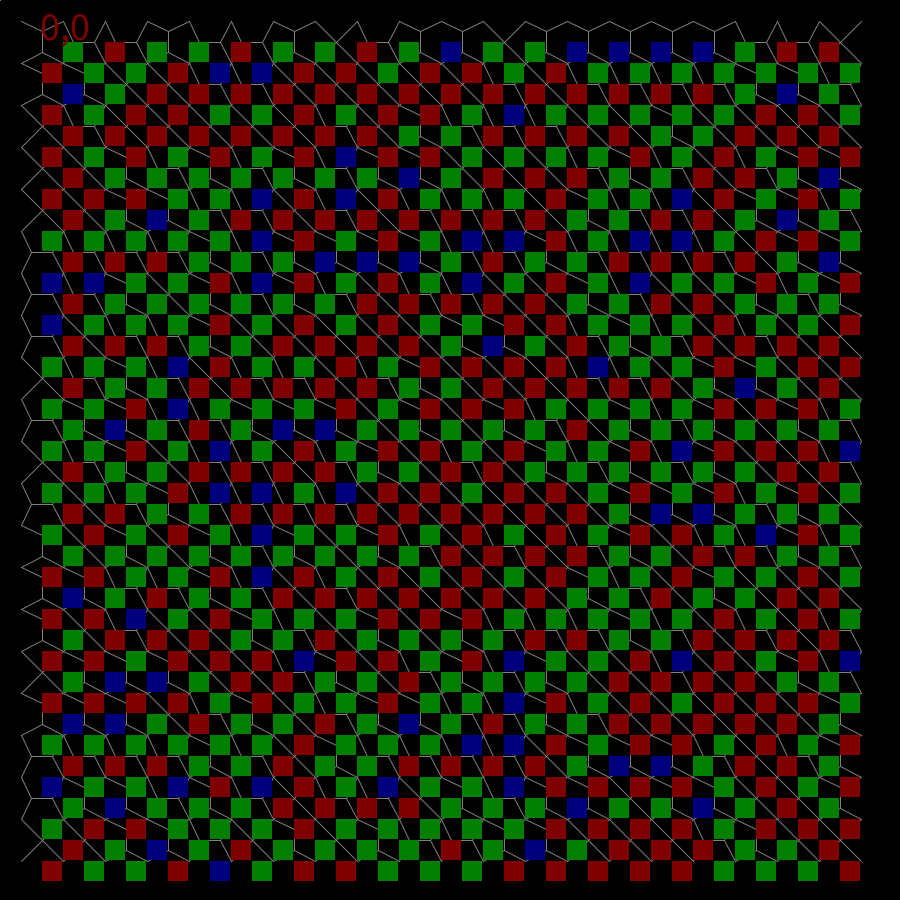
Frame 1 (no input)
Frame 60 (the mouse pressed at the canvas centre just before this capture): identical to frame 1, image omitted
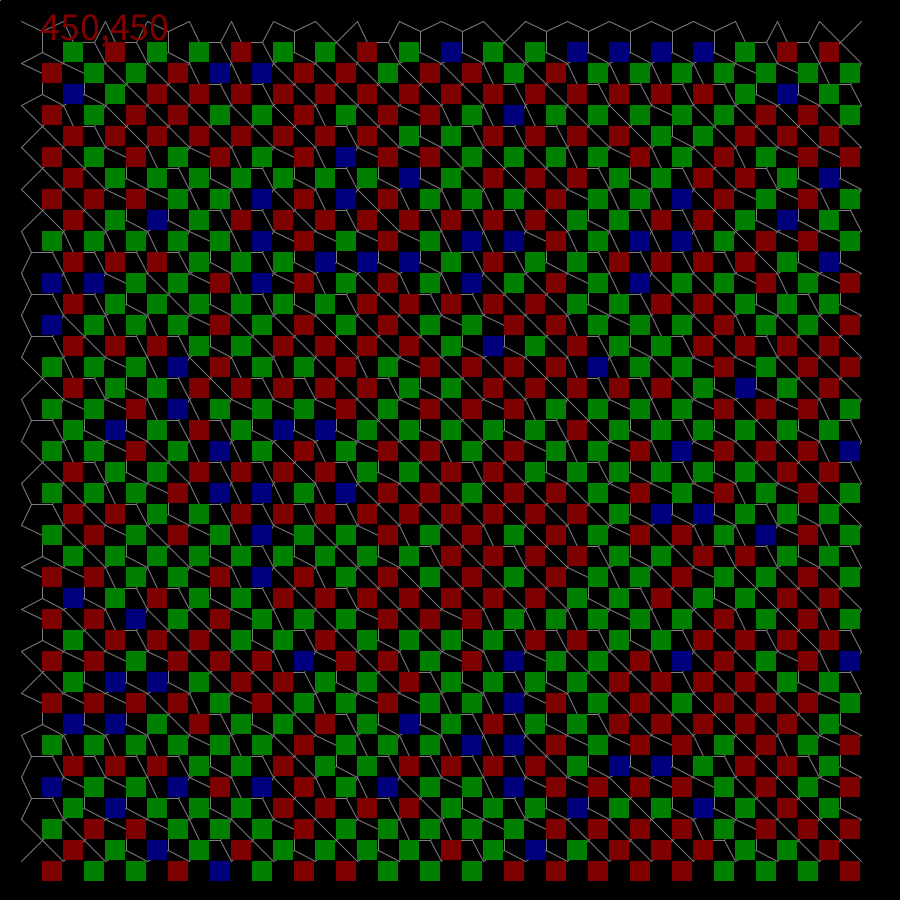
Frame 120 (the mouse held since frame 60 and released just before this capture)

The Processing sketch that drew these frames (run headless with seeded random() and noise(); from frame 60 on, the mouse is pressed at the canvas centre):

// Processing sketch: TileBased4XgameboardMappingTest
// ── TileBased4XgameboardMappingTest.pde

Tile[][] board;
ArrayList<Cell> nodes;
int scale;

void setup(){
  size(900,900);
  background(0);
  board = new Tile[20][20];
  int scale= 1*height/(board.length+1);
  nodes = new ArrayList<Cell>();
  
  
  for(int i =0; i< board.length; i++){
    for(int j =0; j< board[0].length; j++){
      board[i][j] = new Tile(int(noise((float)i/3,(float)j/3)*81%3),new PVector(i+1,j+1),scale/2,nodes);
      //System.out.println(noise((float)i,(float)j)*3);
    }
  }
  for(int i =0; i< board.length; i++){
    for(int j =0; j< board[0].length; j++){
      board[i][j].setNeighbors(new Tile[]{
                                        board[i][(j+board[0].length-1)%board[0].length],
                                        board[(i+board.length-1)%board.length][j],
                                        board[i][(j+1)%board[0].length],
                                        board[(i+1)%board.length][j],
                               });
    }
  }
  for(int i =0; i< board.length; i++){
    for(int j =0; j< board[0].length; j++){
      board[i][j].generateCells();
    }
  }
  for(int i =0; i< board.length; i++){
    for(int j =0; j< board[0].length; j++){
      board[i][j].genConnections();
    }
  }
  
  for(int i=0; i< nodes.size(); i++){
    //nodes.get(i).averagePos();
    //nodes.get(i).radialSize();
  }
  System.out.println(nodes.size());
  
  //for(int i=0; i< nodes.size(); i++){
  //  nodes.get(i).averagePos();
  //  //System.out.println(nodes.get(i).position);
  //  //System.out.println(nodes.get(i).connections.size());
  //}
}

void draw(){
  background(0);
  stroke(127);
  square(0,0,scale*2);
  for(int i =0; i< board.length; i++){
    for(int j =0; j< board[0].length; j++){
      board[i][j].plot();
    }
  }
  noStroke();
  for(int i=0; i< nodes.size(); i++){
    nodes.get(i).plot();
    //nodes.get(i).cplot();
  }
  //System.out.println();
  textSize(40);
  stroke(256);
  String s= mouseX + "," + mouseY;
  text(s,40,40 );
}

void keyPressed(){
  if( key == 'n'){
    for(int i=0; i< nodes.size(); i++){
      nodes.get(i).averagePos();
      //nodes.get(i).radialSize();
    }
  for(int i=0; i< nodes.size(); i++){
    //nodes.get(i).averagePos();
    nodes.get(i).radialSize();
  }
  }
}

// ── Cell.pde
class Cell{
  public PVector position;
  public PVector tenure;
  public ArrayList<Cell> connections;
  public float radius;
  
  public Cell(PVector pos){
    position = pos;
    connections = new ArrayList<Cell>();
    tenure= pos;
    radius = 10.0;
  }
  
  void addConnection(Cell a){
    connections.add(a);
  }
  
  void averagePos(){
    PVector average = new PVector(0.0,0.0);
    float scale = 0;
    for(int i=0; i< connections.size(); i++){
      int val = connections.get(i).connections.size();
      float multiplier = val == 4 ? 1 : val == 5 ? .9 : .8 ;
      //System.out.println(multiplier);
      average.add(new PVector(connections.get(i).position.x,connections.get(i).position.y).mult(multiplier));
      scale += multiplier;
    }
    average.div(scale);
    //System.out.println(position.dist(average.div(scale)));
    if(position.dist(average) < 10){
      position = average;
    }
  }
  void radialSize(){
    float rad =0;
    for(int i =0; i < connections.size(); i++){
      rad+= connections.get(i).position.dist(position);
    }
    radius= min(rad/(connections.size()*4),5);
  }
  
  void plot(){
    switch(connections.size()){
      case 4:
        fill(127,0,0);
      break;
      case 5:
        fill(0,127,0);
      break;
      case 6:
        fill(0,0,127);
      break;
      default:
        fill(127);
    }
    square(tenure.x,tenure.y,20);
  }
  
  void cplot(){
    switch(connections.size()){
      case 4:
        fill(127,0,0);
      break;
      case 5:
        fill(0,127,0);
      break;
      case 6:
        fill(0,0,127);
      break;
      default:
        fill(127);
    }
    //circle(position.x,position.y, radius*7);
    //fill(250/radius);
    //if(radius*1.5 < tenure.dist(position)) fill(64,128.0/log(tenure.dist(position)+.1),8*tenure.dist(position),128);
    //else fill(128.0/log(tenure.dist(position)+.1),64);
    //System.out.println(tenure.dist(position)+ ":" + radius);
    circle(position.x,position.y, radius*6);
  }
}

// ── Tile.pde
class Tile{
  public PVector position;
  public PVector[] points;
  public int type;
  public Tile[] neighbors;
  public Cell[] sections;
  public float scale;
  public ArrayList<Cell> pile;
  public int holding;
  
  
  public Tile(int a, PVector b,float s, ArrayList<Cell> global){
    position = b.mult(s*2);
    type = a;
    neighbors = new Tile[4];
    sections = new Cell[4];
    scale = s;
    pile = global;
    holding = 0;
    //System.out.println("constructor running");
    switch(type){
      case 0:
        points = new PVector[5];
        points[0] = new PVector(int(position.x),int(position.y));
        points[1] = new PVector(int(position.x-s),int(position.y-s));
        points[2] = new PVector(int(position.x+s),int(position.y-s));
        points[3] = new PVector(int(position.x+s),int(position.y+s));
        points[4] = new PVector(int(position.x-s),int(position.y+s));
      break;
      case 1:
        points = new PVector[6];
        points[0] = new PVector(int(position.x),int(position.y+s*.5));
        points[1] = new PVector(int(position.x),int(position.y-s*.5));
        points[2] = new PVector(int(position.x-s),int(position.y-s));
        points[3] = new PVector(int(position.x+s),int(position.y-s));
        points[4] = new PVector(int(position.x+s),int(position.y+s));
        points[5] = new PVector(int(position.x-s),int(position.y+s));
      break;
      case 2:
        points= new PVector[6];
        points[0] = new PVector(int(position.x+s*.5),int(position.y));
        points[1] = new PVector(int(position.x-s*.5),int(position.y));
        points[2] = new PVector(int(position.x-s),int(position.y+s));
        points[3] = new PVector(int(position.x-s),int(position.y-s));
        points[4] = new PVector(int(position.x+s),int(position.y-s));
        points[5] = new PVector(int(position.x+s),int(position.y+s));
      break;
      default:
        points = new PVector[4];
        points[0] = new PVector(int(position.x+s*0.5),int(position.y+s*.5));
        points[1] = new PVector(int(position.x+s),int(position.y-s));
        points[2] = new PVector(int(position.x+s),int(position.y+s));
        points[3] = new PVector(int(position.x-s),int(position.y+s));
      break;
    }
  }
  
  public void plot(){
    //println(type + "" + points.length);
    switch(type){
      case 1:
      case 2:
         line(points[0].x,points[0].y,points[1].x,points[1].y);
         line(points[0].x,points[0].y,points[4].x,points[4].y);
         line(points[0].x,points[0].y,points[5].x,points[5].y);
         line(points[1].x,points[1].y,points[2].x,points[2].y);
         line(points[1].x,points[1].y,points[3].x,points[3].y);
      break;
      default:
        for(int i=0; i< points.length; i++){ line(points[0].x,points[0].y,points[i].x,points[i].y);}
      break;
    }
  }
  
  public void setNeighbors(Tile[] a){
    neighbors = a;
  }
  
  public void generateCells(){
    for(int i= 0; i <4 ; i++){
      if(sections[i] == null) sections[i] = neighbors[i].pass(i);
    }
  }
  
  public Cell pass(int a){
    int beta = (a+2)%4;
    if(sections[beta] == null){
      PVector offset;
      switch(beta){
        case 0:
          offset= new PVector(0,-scale);
        break;
        case 1:
          offset= new PVector(-scale,0);
        break;
        case 2:
          offset= new PVector(0,scale);
        break;
        case 3:
          offset= new PVector(-scale,0);
        break;
        default:
          offset= new PVector(0,0);
      }
      sections[beta] = new Cell(new PVector(position.x + offset.x,position.y + offset.y));//.add(offset));
      pile.add(sections[beta]);
      //System.out.println(position  + "<--" + position.add(offset));
    }
    return sections[beta];
  }
  
  public void genConnections(){
    switch(type){
      case 0:
        for(int i =0; i<4;i++){
          sections[i].addConnection(sections[(i+1)%4]);
          sections[i].addConnection(sections[(i+3)%4]);
        }
      break;
      case 1:
        sections[0].addConnection(sections[1]); sections[0].addConnection(sections[3]);
        sections[1].addConnection(sections[0]); sections[1].addConnection(sections[2]); sections[1].addConnection(sections[3]);
        sections[2].addConnection(sections[1]); sections[2].addConnection(sections[3]);
        sections[3].addConnection(sections[0]); sections[3].addConnection(sections[1]); sections[3].addConnection(sections[2]);
     break;
     case 2:
        sections[0].addConnection(sections[1]); sections[0].addConnection(sections[2]); sections[0].addConnection(sections[3]);
        sections[1].addConnection(sections[0]); sections[1].addConnection(sections[2]);
        sections[2].addConnection(sections[0]); sections[2].addConnection(sections[1]); sections[2].addConnection(sections[3]);
        sections[3].addConnection(sections[0]); sections[3].addConnection(sections[2]);
     break;
     default:
     break;
    }
  }
}
